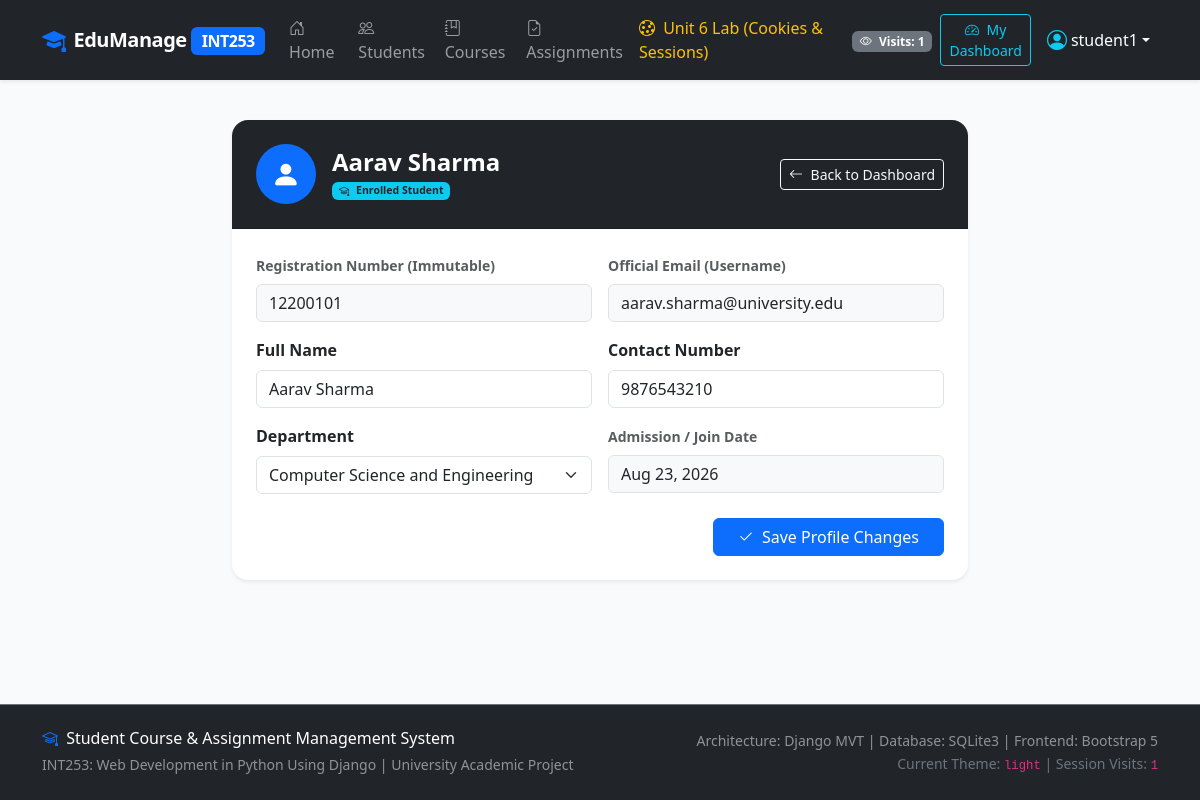
/accounts/profile/ (signed in), run on the app's committed database.
### students/models.py (models this page shows, shortened)
class Student(models.Model):
    DEPARTMENT_CHOICES = [
        ('CSE', 'Computer Science and Engineering'),
        ('IT', 'Information Technology'),
        ('ECE', 'Electronics & Communication Engineering'),
        ('ME', 'Mechanical Engineering'),
        ('CIVIL', 'Civil Engineering'),
        ('MBA', 'Management Studies'),
        ('OTHER', 'Other Department'),
    ]
    user = models.OneToOneField(
        User,
        on_delete=models.CASCADE,
        null=True,
        blank=True,
        related_name='student_profile',
        help_text="Associated auth account for dashboard login"
    )
    name = models.CharField(
        max_length=100,
        verbose_name="Full Name",
        help_text="Student's complete name"
    )
    email = models.EmailField(
        unique=True,
        verbose_name="Email Address",
        help_text="Unique student email address"
    )
    phone = models.CharField(
        max_length=15,
        verbose_name="Contact Number",
        help_text="10-digit mobile number"
    )
    registration_number = models.CharField(
        max_length=20,
        unique=True,
        verbose_name="Registration Number",
        help_text="Unique University Registration ID (e.g. 12200123)"
    )
    department = models.CharField(
        max_length=50,
        choices=DEPARTMENT_CHOICES,
        default='CSE',
        verbose_name="Department"
    )
    join_date = models.DateField(
        default=timezone.now,
        verbose_name="Admission / Join Date"
    )
    created_at = models.DateTimeField(
        auto_now_add=True,
        verbose_name="Created At"
    )
    updated_at = models.DateTimeField(
        auto_now=True,
        verbose_name="Last Updated"
    )
    class Meta:
        ordering = ['-join_date', 'name']
        verbose_name = "Student"
        verbose_name_plural = "Students"

### accounts/views.py (the view)
# urls.py: path('profile/', views.profile_view, name='profile'),
@login_required
def profile_view(request):
    student = getattr(request.user, 'student_profile', None)
    if request.method == 'POST':
        if student:
            form = UserProfileUpdateForm(request.POST, instance=student)
            if form.is_valid():
                form.save()
                messages.success(request, "Your student profile has been updated successfully!")
                return redirect('accounts:profile')
        else:
            messages.error(request, "Staff profile editing is managed via the admin console.")
            return redirect('accounts:profile')
    else:
        form = UserProfileUpdateForm(instance=student) if student else None
    context = {
        'student': student,
        'form': form,
        'page_title': 'My Profile'
    }
    return render(request, 'accounts/profile.html', context)

### accounts/forms.py (shortened to what this page needs)
class UserProfileUpdateForm(forms.ModelForm):
    class Meta:
        model = Student
        fields = ['name', 'phone', 'department']
        widgets = {
            'name': forms.TextInput(attrs={'class': 'form-control'}),
            'phone': forms.TextInput(attrs={'class': 'form-control'}),
            'department': forms.Select(attrs={'class': 'form-select'}),
        }

### accounts/context_processors.py (called while the page is built)
def global_user_context(request):
    context = {
        'theme_preference': request.COOKIES.get('theme_preference', 'light'),
        'session_visit_count': request.session.get('visit_count', 1),
        'current_student': None,
    }
    if request.user.is_authenticated:
        try:
            if hasattr(request.user, 'student_profile'):
                context['current_student'] = request.user.student_profile
        except Exception:
            context['current_student'] = None
    return context

### templates/accounts/profile.html (shortened to what this page needs)
{% extends 'base.html' %}
{% block content %}
<div class="row justify-content-center">
    <div class="col-lg-8">
        <div class="card shadow-sm border-0 rounded-4">
            <div class="card-header bg-dark text-white p-4 rounded-top-4 d-flex justify-content-between align-items-center">
                <div class="d-flex align-items-center">
                    <div class="bg-primary text-white rounded-circle d-flex align-items-center justify-content-center me-3" style="width: 60px; height: 60px; font-size: 1.8rem;">
                        <i class="bi bi-person-fill"></i>
                    </div>
                    <div>
                        <h4 class="fw-bold mb-0">{{ user.get_full_name|default:user.username }}</h4>
                        <small class="text-white-50">
                            {% if user.is_staff %}
                                <span class="badge bg-warning text-dark"><i class="bi bi-shield-fill me-1"></i> Faculty / Administrator</span>
                            {% else %}
                                <span class="badge bg-info text-dark"><i class="bi bi-mortarboard me-1"></i> Enrolled Student</span>
                            {% endif %}
                        </small>
                    </div>
                </div>
                <a href="{% url 'dashboard' %}" class="btn btn-outline-light btn-sm">
                    <i class="bi bi-arrow-left me-1"></i> Back to Dashboard
                </a>
            </div>
            <div class="card-body p-4">
                {% if student %}
                    <form method="POST" action="{% url 'accounts:profile' %}">
                        <div class="row g-3 mb-4">
                            <div class="col-md-6">
                                <label class="form-label text-muted small fw-bold">Registration Number (Immutable)</label>
                                <input type="text" class="form-control bg-light" value="{{ student.registration_number }}" readonly>
                            </div>
                            <div class="col-md-6">
                                <label class="form-label text-muted small fw-bold">Official Email (Username)</label>
                                <input type="text" class="form-control bg-light" value="{{ student.email }}" readonly>
                            </div>
                            <div class="col-md-6">
                                <label class="form-label fw-bold">{{ form.name.label }}</label>
                                {{ form.name }}
                            </div>
                            <div class="col-md-6">
                                <label class="form-label fw-bold">{{ form.phone.label }}</label>
                                {{ form.phone }}
                            </div>
                            <div class="col-md-6">
                                <label class="form-label fw-bold">{{ form.department.label }}</label>
                                {{ form.department }}
                            </div>
                            <div class="col-md-6">
                                <label class="form-label text-muted small fw-bold">Admission / Join Date</label>
                                <input type="text" class="form-control bg-light" value="{{ student.join_date|date:'M d, Y' }}" readonly>
                            </div>
                        </div>
                        <div class="d-flex justify-content-end">
                            <button type="submit" class="btn btn-primary px-4">
                                <i class="bi bi-check2 me-1"></i> Save Profile Changes
                            </button>
                        </div>
                    </form>
                {% endif %}
            </div>
        </div>
    </div>
</div>
{% endblock %}

### templates/base.html (shortened to what this page needs)
{% load static %}
<!DOCTYPE html>
<html lang="en">
<head>
    <link href="https://cdn.jsdelivr.net/npm/bootstrap@5.3.3/dist/css/bootstrap.min.css" rel="stylesheet">
    <link rel="stylesheet" href="https://cdn.jsdelivr.net/npm/bootstrap-icons@1.11.3/font/bootstrap-icons.min.css">
    <link rel="stylesheet" href="{% static 'css/custom.css' %}">
</head>
<body class="theme-{{ theme_preference|default:'light' }}">
    <nav class="navbar navbar-expand-lg navbar-dark bg-dark shadow-sm sticky-top">
        <div class="container">
            <a class="navbar-brand brand-logo d-flex align-items-center" href="{% url 'home' %}">
                <i class="bi bi-mortarboard-fill text-primary me-2 fs-4"></i>
                <span>EduManage <span class="badge bg-primary text-white fs-6">INT253</span></span>
            </a>
            <div class="collapse navbar-collapse" id="navbarContent">
                <ul class="navbar-nav me-auto mb-2 mb-lg-0">
                    <li class="nav-item">
                        <a class="nav-link {% if request.path == '/' %}active{% endif %}" href="{% url 'home' %}">
                            <i class="bi bi-house-door me-1"></i> Home
                        </a>
                    </li>
                    <li class="nav-item">
                        <a class="nav-link {% if '/students/' in request.path %}active{% endif %}" href="{% url 'students:list' %}">
                            <i class="bi bi-people me-1"></i> Students
                        </a>
                    </li>
                    <li class="nav-item">
                        <a class="nav-link {% if '/courses/' in request.path %}active{% endif %}" href="{% url 'courses:list' %}">
                            <i class="bi bi-journal-bookmark me-1"></i> Courses
                        </a>
                    </li>
                    <li class="nav-item">
                        <a class="nav-link {% if '/assignments/' in request.path %}active{% endif %}" href="{% url 'assignments:list' %}">
                            <i class="bi bi-file-earmark-check me-1"></i> Assignments
                        </a>
                    </li>
                    <li class="nav-item">
                        <a class="nav-link text-warning {% if '/session-cookie-demo/' in request.path %}active{% endif %}" href="{% url 'accounts:session_cookie_demo' %}">
                            <i class="bi bi-cookie me-1"></i> Unit 6 Lab (Cookies & Sessions)
                        </a>
                    </li>
                </ul>
                <ul class="navbar-nav ms-auto align-items-center">
                    <li class="nav-item me-2 d-none d-md-block">
                        <span class="badge bg-secondary" title="Session Page Views (request.session)">
                            <i class="bi bi-eye me-1"></i> Visits: {{ session_visit_count|default:1 }}
                        </span>
                    </li>
                    {% if user.is_authenticated %}
                        {% if user.is_staff or user.is_superuser %}
                            <li class="nav-item me-2">
                                <a href="{% url 'admin_dashboard' %}" class="btn btn-sm btn-outline-warning">
                                    <i class="bi bi-shield-lock-fill me-1"></i> Faculty Admin
                                </a>
                            </li>
                            <li class="nav-item me-2">
                                <a href="/admin/" target="_blank" class="btn btn-sm btn-outline-light" title="Open Django Built-in Admin Console">
                                    <i class="bi bi-gear-fill me-1"></i> Django Admin
                                </a>
                            </li>
                        {% else %}
                            <li class="nav-item me-2">
                                <a href="{% url 'dashboard' %}" class="btn btn-sm btn-outline-info">
                                    <i class="bi bi-speedometer2 me-1"></i> My Dashboard
                                </a>
                            </li>
                        {% endif %}
                        <li class="nav-item dropdown">
                            <a class="nav-link dropdown-toggle d-flex align-items-center text-white" href="#" id="userDropdown" role="button" data-bs-toggle="dropdown" aria-expanded="false">
                                <i class="bi bi-person-circle fs-5 me-1 text-info"></i>
                                <span>{{ user.username }}</span>
                            </a>
                        </li>
                    {% endif %}
                </ul>
            </div>
        </div>
    </nav>
    <main class="container my-4">
        {% block content %}{% endblock %}
    </main>
    <footer class="footer bg-dark text-white-50 py-4 mt-auto border-top border-secondary">
        <div class="container">
            <div class="row align-items-center">
                <div class="col-md-6 mb-3 mb-md-0">
                    <h6 class="text-white mb-1">
                        <i class="bi bi-mortarboard me-1 text-primary"></i> Student Course & Assignment Management System
                    </h6>
                    <small>INT253: Web Development in Python Using Django | University Academic Project</small>
                </div>
                <div class="col-md-6 text-md-end">
                    <small class="d-block">Architecture: Django MVT | Database: SQLite3 | Frontend: Bootstrap 5</small>
                    <small class="text-secondary">Current Theme: <code>{{ theme_preference|default:'light' }}</code> | Session Visits: <code>{{ session_visit_count|default:1 }}</code></small>
                </div>
            </div>
        </div>
    </footer>
</body>
</html>

### static/css/custom.css (style rules this page uses)
:root { --primary-color: #0d6efd; --primary-hover: #0b5ed7; --sidebar-bg: #1e293b; --sidebar-color: #cbd5e1; --sidebar-active: #38bdf8; --card-shadow: 0 0.125rem 0.25rem rgba(0, 0, 0, 0.075); }
body.theme-light { background-color: #f8fafc; color: #1e293b; }
body { min-height: 100vh; display: flex; flex-direction: column; font-family: system-ui, -apple-system, "Segoe UI", Roboto, "Helvetica Neue", "Noto Sans", sans-serif; }
main { flex: 1 0 auto; }
.footer { flex-shrink: 0; }
.brand-logo { font-weight: 700; letter-spacing: -0.5px; }

### data on the page
Student: registration_number "12200101", email "aarav.sharma@university.edu", name "Aarav Sharma", phone "9876543210", department "Computer Science and Engineering", join_date "Aug 23, 2026"

### other printed values
{{ session_visit_count|default:1 }} "1"
{{ user.username }} "student1"
{{ user.get_full_name|default:user.username }} "Aarav Sharma"
{{ theme_preference|default:'light' }} "light"
